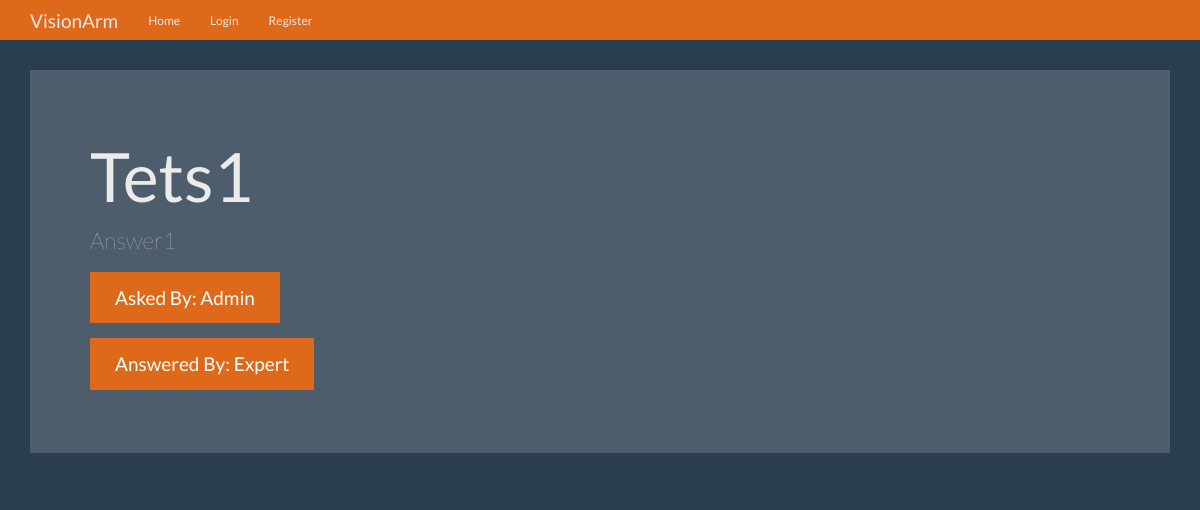
Before: /question/1 with the older database file.
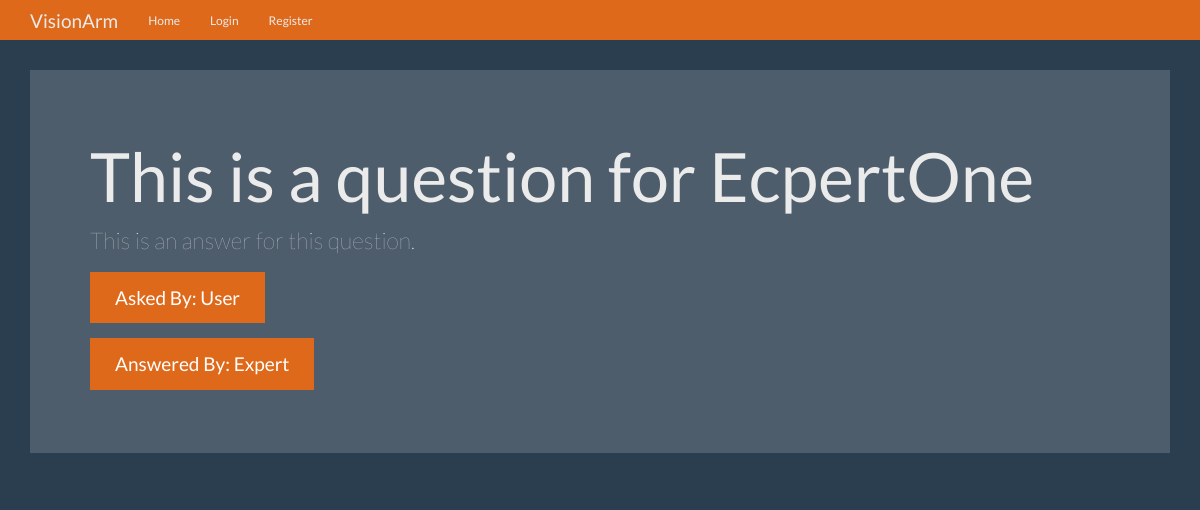
After: the same page with the newer database file.
### visionarm/models.py (models this page shows, shortened)
class Question(db.Model):
    id = db.Column(db.Integer, primary_key=True)
    question = db.Column(db.Text)
    answer = db.Column(db.Text)
    asked_by_id = db.Column(db.Integer, db.ForeignKey('user.id'))
    expert_id = db.Column(db.Integer, db.ForeignKey('user.id'))

class User(db.Model, UserMixin):
    id = db.Column(db.Integer, primary_key=True)
    login = db.Column(db.String(50))
    password = db.Column(db.String(100))
    name = db.Column(db.String(50))
    surname = db.Column(db.String(50))
    expert = db.Column(db.Boolean)
    admin = db.Column(db.Boolean)
    questions_asked = db.relationship(
        'Question',
        foreign_keys='Question.asked_by_id',
        backref='asker',
        lazy=True
    )
    answers_requested = db.relationship(
        'Question',
        foreign_keys='Question.expert_id',
        backref='expert',
        lazy=True
    )
    @property
    def unhashed_password(self):
        """
        Property that raises an error when attempting to access the unhashed password.

        Used to prevent direct access to the unhashed password.
        """
        raise AttributeError('Cannot view unhashed password!')

### visionarm/routes/main.py (the view)
@main.route('/question/<int:question_id>')
def question(question_id):
    question = Question.query.get_or_404(question_id)
    context = {
        'question': question
    }
    return render_template('question.html', **context)

### visionarm/templates/question.html (shortened to what this page needs)
{% extends 'base.html' %}
{% block content %}
<div class="jumbotron">
        <h1>{{ question.question }}</h1>
        <p>{{ question.answer }}</p>
        <p><a class="btn btn-primary btn-lg">Asked By: {{ question.asker.name }}</a></p>
        <p><a class="btn btn-primary btn-lg">Answered By: {{ question.expert.name }}</a></p>
      </div>
{% endblock %}

Changed rows visible on the page:
no longer on this page (row edited): User: asker.name "Admin"
changed Question: question "Tets1" → "This is a question for EcpertOne"; answer "Answer1" → "This is an answer for this question."
now on this page (row edited): User: asker.name "User"
